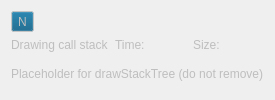
      <widget class="QWidget" name="debugTab">
       <property name="enabled">
        <bool>false</bool>
       </property>
       <property name="palette">
        <palette>
         <active>
          <colorrole role="Button">
           <brush brushstyle="SolidPattern">
            <color alpha="255">
             <red>0</red>
             <green>85</green>
             <blue>127</blue>
            </color>
           </brush>
          </colorrole>
         </active>
         <inactive>
          <colorrole role="Button">
           <brush brushstyle="SolidPattern">
            <color alpha="255">
             <red>0</red>
             <green>85</green>
             <blue>127</blue>
            </color>
           </brush>
          </colorrole>
         </inactive>
         <disabled>
          <colorrole role="Button">
           <brush brushstyle="SolidPattern">
            <color alpha="255">
             <red>0</red>
             <green>85</green>
             <blue>127</blue>
            </color>
           </brush>
          </colorrole>
         </disabled>
        </palette>
       </property>
       <attribute name="icon">
        <iconset resource="ThemeBuilderUIBase.qrc">
         <normaloff>:/icon/pixmaps/debug.png</normaloff>:/icon/pixmaps/debug.png</iconset>
       </attribute>
       <attribute name="title">
        <string>Debug</string>
       </attribute>
       <layout class="QGridLayout" name="debugLayout">
        <item row="0" column="0">
         <layout class="QGridLayout" name="gridLayout_15">
          <item row="0" column="0">
           <widget class="QToolButton" name="drawModeBtn">
            <property name="toolTip">
             <string>(N)ormal, (W)ireframe, (O)verdraw modes</string>
            </property>
            <property name="text">
             <string>N</string>
            </property>
            <property name="icon">
             <iconset resource="ThemeBuilderUIBase.qrc">
              <normaloff>:/icon/pixmaps/debug.png</normaloff>:/icon/pixmaps/debug.png</iconset>
            </property>
            <property name="toolButtonStyle">
             <enum>Qt::ToolButtonTextBesideIcon</enum>
            </property>
           </widget>
          </item>
          <item row="0" column="1">
           <spacer name="horizontalSpacer_13">
            <property name="orientation">
             <enum>Qt::Horizontal</enum>
            </property>
            <property name="sizeType">
             <enum>QSizePolicy::MinimumExpanding</enum>
            </property>
            <property name="sizeHint" stdset="0">
             <size>
              <width>20</width>
              <height>20</height>
             </size>
            </property>
           </spacer>
          </item>
         </layout>
        </item>
        <item row="1" column="0">
         <layout class="QGridLayout" name="gridLayout_14">
          <item row="0" column="1">
           <widget class="QLabel" name="timeLbl">
            <property name="text">
             <string>Time:</string>
            </property>
           </widget>
          </item>
          <item row="0" column="0">
           <widget class="QLabel" name="drawStackLbl">
            <property name="text">
             <string>Drawing call stack</string>
            </property>
           </widget>
          </item>
          <item row="0" column="2">
           <widget class="QLabel" name="sizeLbl">
            <property name="text">
             <string>Size:</string>
            </property>
           </widget>
          </item>
         </layout>
        </item>
        <item row="2" column="0">
         <widget class="QLabel" name="placeholder1">
          <property name="sizePolicy">
           <sizepolicy hsizetype="Preferred" vsizetype="Expanding">
            <horstretch>0</horstretch>
            <verstretch>0</verstretch>
           </sizepolicy>
          </property>
          <property name="text">
           <string>Placeholder for drawStackTree (do not remove)</string>
          </property>
         </widget>
        </item>
       </layout>
      </widget>
